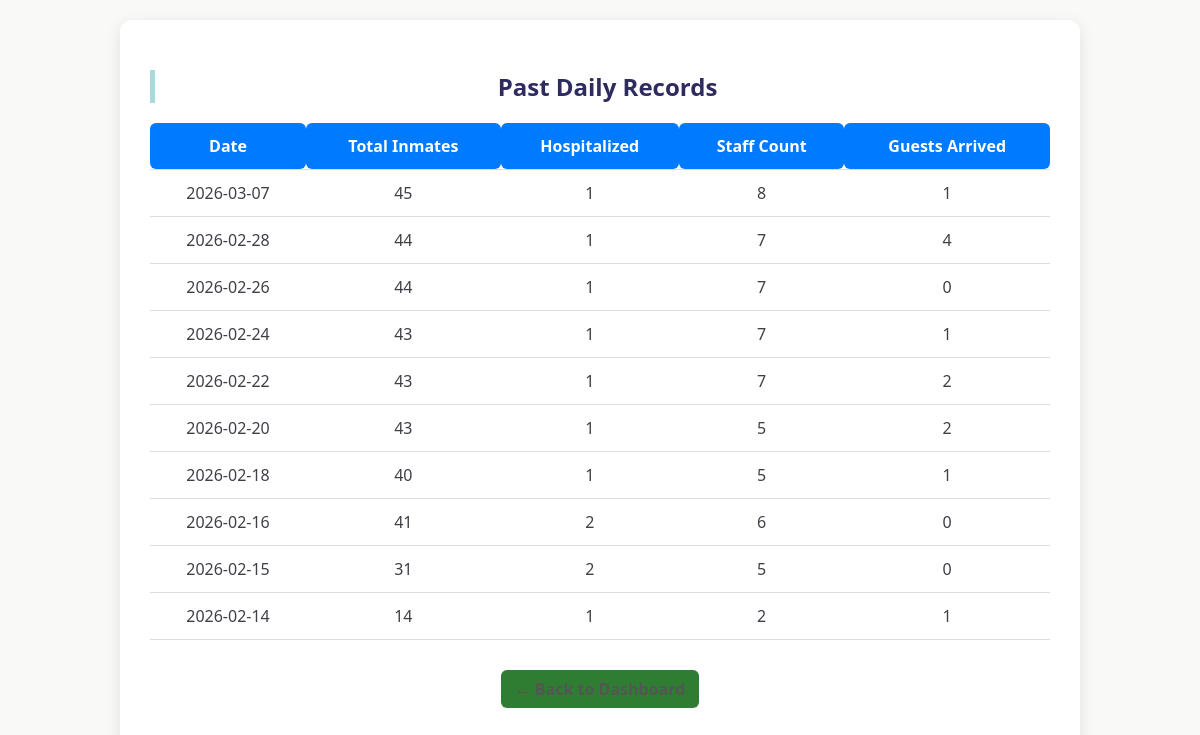
The page /admin/records (signed in) on the database its author committed.
### tables this page shows
CREATE TABLE daily_records (
        id INTEGER PRIMARY KEY AUTOINCREMENT,
        date TEXT UNIQUE,  -- Added UNIQUE here to support REPLACE logic
        total_inmates INTEGER,
        active_inmates INTEGER,  -- Ensure this is added
        hospitalized INTEGER,
        discharged INTEGER,
        male_inmates INTEGER,
        female_inmates INTEGER,
        new_inmates INTEGER,
        staff_count INTEGER,
        guests_arrived INTEGER
    , deceased INTEGER DEFAULT 0);

### app.py (the view)
@app.route("/admin/records")
def view_records():
    if 'admin' not in session:
        return redirect('/login')
    conn = get_db()
    cur = conn.cursor()
    cur.execute("SELECT * FROM daily_records ORDER BY date DESC")
    records = cur.fetchall()
    conn.close()
    return render_template("view_records.html", records=records)

### app.py (called while the page is built)
def get_db():
    conn = sqlite3.connect(DB)
    conn.row_factory = sqlite3.Row
    return conn

### templates/view_records.html (shortened to what this page needs)
<!DOCTYPE html>
<html lang="en">
<head>
    <link rel="stylesheet" href="{{ url_for('static', filename='style.css') }}">
</head>
<body>
<div class="view-container">
    <h2>Past Daily Records</h2>
    <table>
        <thead>
            <tr>
                <th>Date</th>
                <th>Total Inmates</th>
                <th>Hospitalized</th>
                <th>Staff Count</th>
                <th>Guests Arrived</th>
            </tr>
        </thead>
        <tbody>
            {% for record in records %}
            <tr>
                <td>{{ record['date'] }}</td>
                <td>{{ record['total_inmates'] }}</td>
                <td>{{ record['hospitalized'] }}</td>
                <td>{{ record['staff_count'] }}</td>
                <td>{{ record['guests_arrived'] }}</td>
            </tr>
            {% endfor %}
        </tbody>
    </table>
   <div class="admin-actions">
        <a href="/admin" class="back-btn">← Back to Dashboard</a>
    </div>
</div>
</body>
</html>

### static/style.css (style rules this page uses)
body { font-family: "Segoe UI", Arial, sans-serif; background: #F9FAF7; padding: 20px; margin: 0; color: #3F3F46; }
h2 { color: #2E2B5F; border-left: 5px solid #A7DADB; padding-left: 10px; }
a { display: inline-block; margin-top: 10px; color: #2E2B5F; text-decoration: none; font-weight: 600; }
.admin-actions { margin-top: 20px; text-align: right; }
.back-btn { padding: 8px 14px; background: #2e7d32; color: white; text-decoration: none; border-radius: 6px; transition: 0.3s; }
.admin-actions { display: flex; justify-content: center; gap: 10px; margin: 20px 0; }
.view-container { max-width: 900px; margin: auto; background: #fff; padding: 30px; border-radius: 12px; box-shadow: 0 4px 15px rgba(0,0,0,0.1); }
h2 { text-align: center; margin-bottom: 20px; }
table { width: 100%; border-collapse: collapse; }
th, td { padding: 12px; border-bottom: 1px solid #ddd; text-align: center; }
th { background: #007bff; color: #fff; border-radius: 6px; }
a { text-decoration: none; color: #007bff; display: inline-block; margin-top: 20px; }
.back-btn { display: inline-block; margin-top: 10px; text-decoration: none; color: #555; }

### rows shown on the page
daily_records: date "2026-03-07", total_inmates "45", hospitalized "1", staff_count "8", guests_arrived "1"
daily_records: date "2026-02-28", total_inmates "44", hospitalized "1", staff_count "7", guests_arrived "4"
daily_records: date "2026-02-26", total_inmates "44", hospitalized "1", staff_count "7", guests_arrived "0"
daily_records: date "2026-02-24", total_inmates "43", hospitalized "1", staff_count "7", guests_arrived "1"
daily_records: date "2026-02-22", total_inmates "43", hospitalized "1", staff_count "7", guests_arrived "2"
daily_records: date "2026-02-20", total_inmates "43", hospitalized "1", staff_count "5", guests_arrived "2"
daily_records: date "2026-02-18", total_inmates "40", hospitalized "1", staff_count "5", guests_arrived "1"
daily_records: date "2026-02-16", total_inmates "41", hospitalized "2", staff_count "6", guests_arrived "0"
daily_records: date "2026-02-15", total_inmates "31", hospitalized "2", staff_count "5", guests_arrived "0"
daily_records: date "2026-02-14", total_inmates "14", hospitalized "1", staff_count "2", guests_arrived "1"
